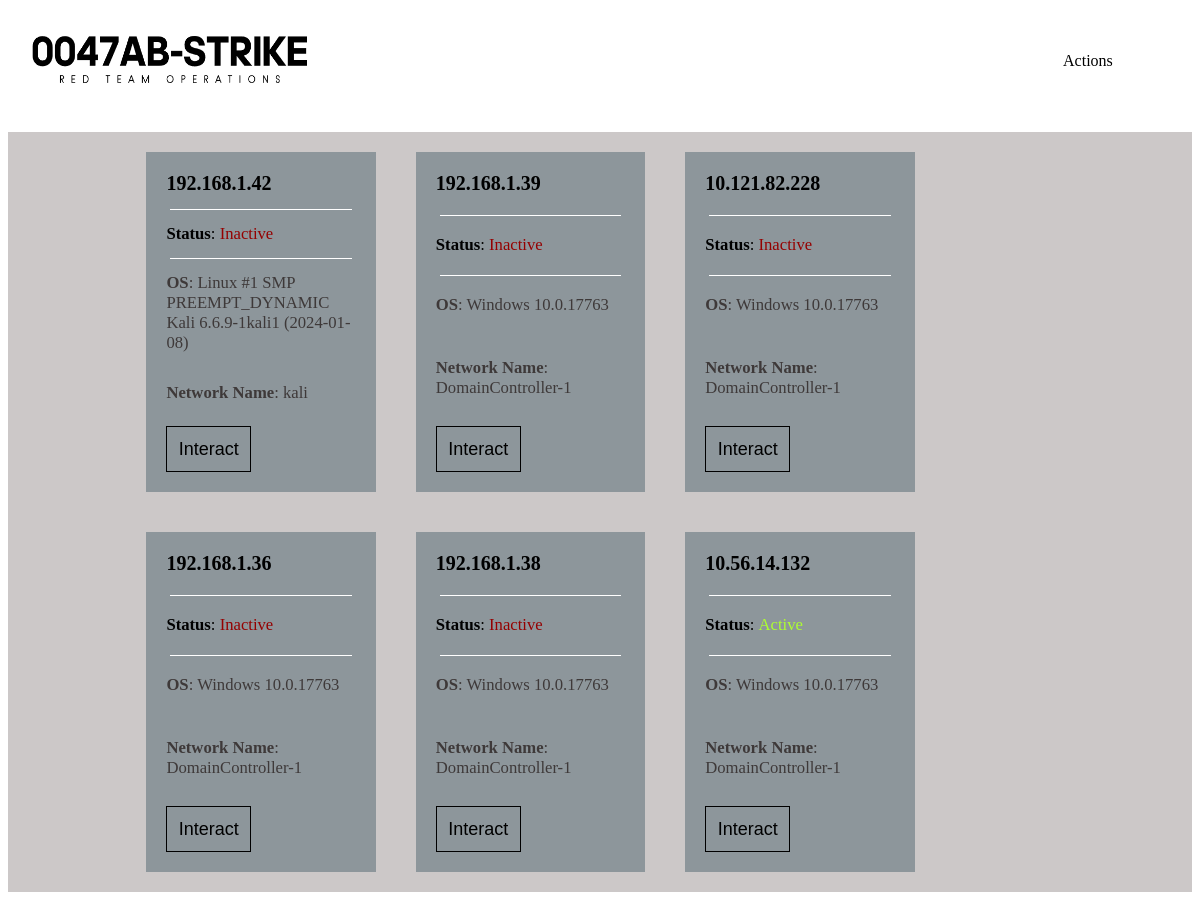
The app's page / (signed in), older data.
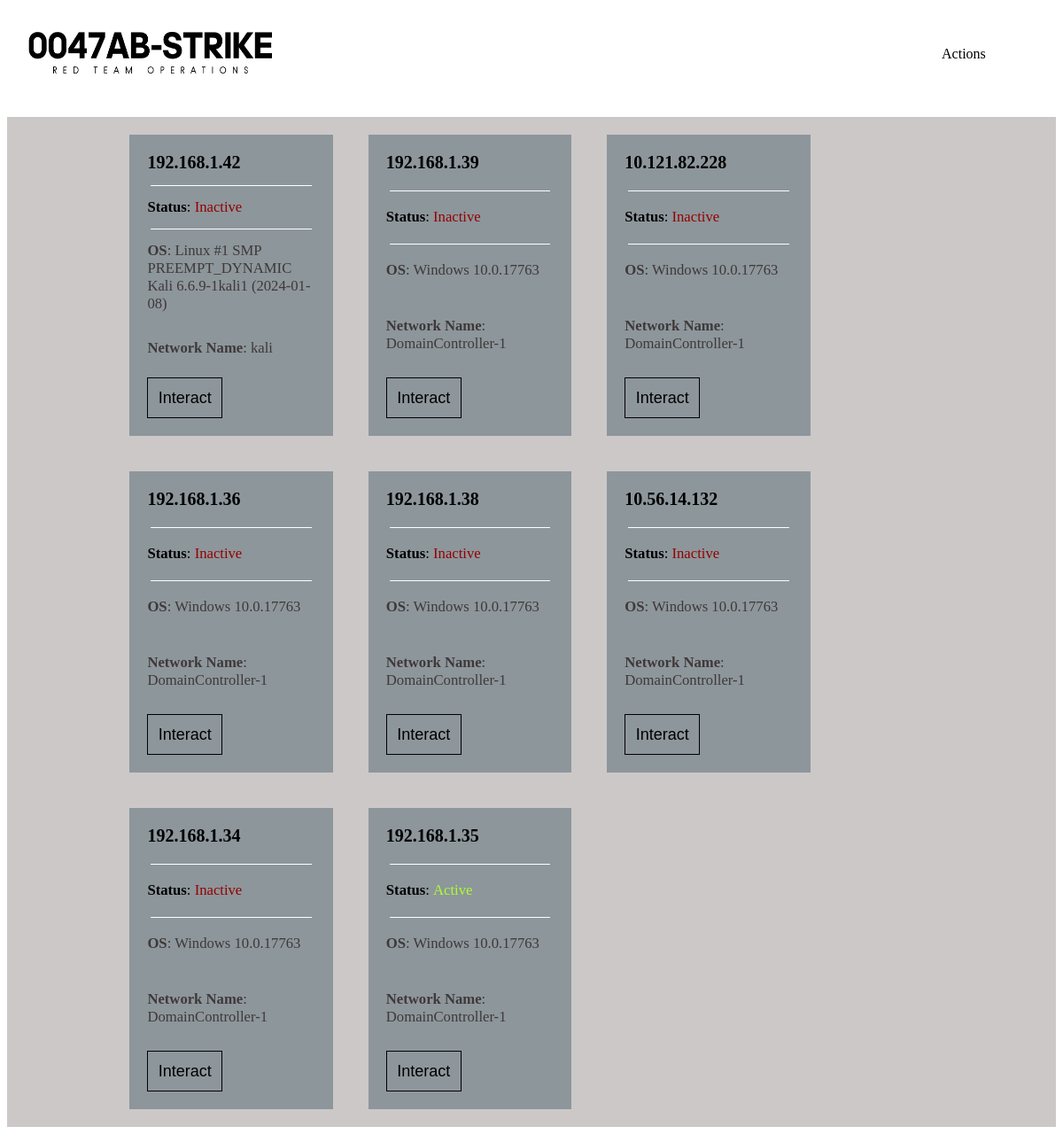
The same page, newer data.
### UI/models.py (models this page shows)
class Connection(models.Model):
    ip = models.CharField(primary_key=True, max_length=256)
    cpu = models.CharField(max_length=128)
    node_name = models.CharField(max_length=64)
    os = models.CharField(max_length=64)
    version = models.CharField(max_length=64)
    recent_status = models.CharField(max_length=16)

### UI/views.py (the view)
# urls.py: path('', views.index, name="index"),
def index(request):
    request.session['FLASK_SERVER'] = 'http://127.0.0.1:5000/'
    if not request.user.is_authenticated:
        return redirect('login_template')
    data = Connection.objects.all()
    return render(request, "UI/index.html", {
        "user":request.user.username,
        "data":data
    })

### UI/templates/UI/index.html (shortened to what this page needs)
<!DOCTYPE html>
<html lang="en">
<head>
    <link rel="stylesheet" href="../../static/css/style.css">
</head>
<body>
  <div class="navbar">
    <img src="../../static/images/logo.png" height="120" width="340">
    <div class="dropdown">
      <button class="dropbtn">Actions
      </button>
    </div>
  </div>
  <div id="not-header">
    <div id="container">
      {% for line in data %}
        <div class="card">
          <div class="ip">{{line.ip}}</div>
          <hr>
          <div class="status"><b>Status</b>:
            {% if line.recent_status == "Active" %}
              <p style="color:greenyellow; display: inline;">Active</p>
            {% else %}
              <p style="color:rgb(149, 0, 0); display: inline;">Inactive</p>
            {% endif %}
          </div>
          <hr>
          <div class="os"><b>OS</b>: {{line.os}} {{line.version}}</div>
          <br>
          <div class="os"><b>Network Name</b>: {{line.node_name}}</div>
          <a href="/exec_conn/{{line.ip}}">
            <button type="submit" class="interact">Interact</button>
          </a>
        </div>
      {% endfor %}
    </div>
  </div>
</body>
</html>

Row changes from the older to the newer data that the page shows:
changed Connection "10.56.14.132": recent_status "Active" → "Inactive"
added Connection: ip "192.168.1.34", recent_status "Inactive", os "Windows", version "10.0.17763", node_name "DomainController-1"
added Connection: ip "192.168.1.35", recent_status "Active", os "Windows", version "10.0.17763", node_name "DomainController-1"
